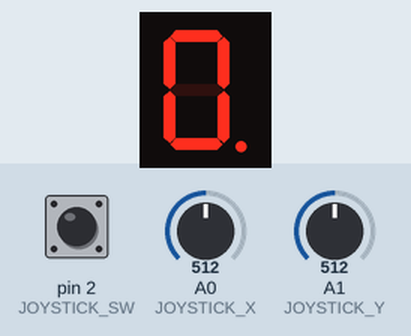
This sketch was run on a simulated Arduino Uno, built with avr-gcc and run on an emulated ATmega328P. Shown: 1-digit seven-segment display. Wiring (inferred from the names in the program): 1-digit 7-segment display, segments lit when LOW: segments pin 10, pin 9, pin 8, pin 7, pin 6, pin 5, pin 4, pin 12. Inputs (shaded band) come from the test bench; at power-on: A0 (JOYSTICK_X) = 512, pin 2 (JOYSTICK_SW) HIGH, A1 (JOYSTICK_Y) = 512. The segment pins are drawn as the display they are named for.

Above: at 1.1 s.
At 1.6 s:
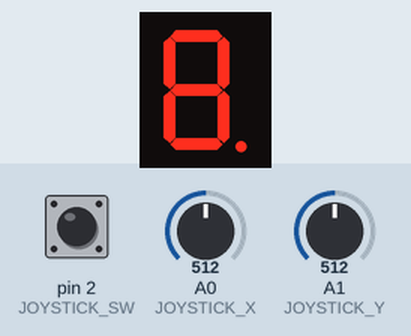
1.7 s: A0 (JOYSTICK_X) set to 400
At 2.1 s:
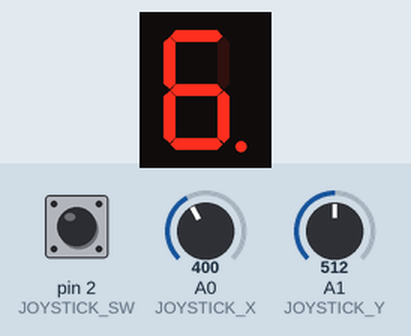
Timing chart, 0 to 4.7 s (numbered marks = the images above; inputs shaded):
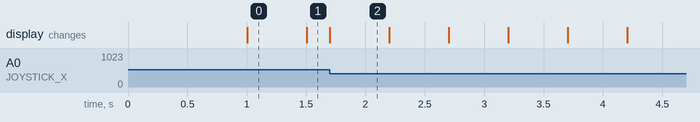

The sketch:

homework-4-drawing-7-segment.ino
```cpp
#define PIN_A 12
#define PIN_B 10
#define PIN_C 9
#define PIN_D 8
#define PIN_E 7
#define PIN_F 6
#define PIN_G 5
#define PIN_DP 4

#define JOYSTICK_SW 2
#define JOYSTICK_X A0
#define JOYSTICK_Y A1
#define JOYSTICK_LOW_THRESHOLD 410
#define JOYSTICK_HIGH_THRESHOLD 610

#define MICROS_TO_MILLIS 1000U

#define BLINK_DURATION 500
#define BEGINNING_OF_APP_TIME 0
#define DURATION_OF_DEBOUNCE (50UL * MICROS_TO_MILLIS)
#define DURATION_FOR_RESET (500UL * MICROS_TO_MILLIS)

#define RISING 0
#define FALLING 1

enum sevenSegmentNodes
{
    nodeIdxA,
    nodeIdxB,
    nodeIdxC,
    nodeIdxD,
    nodeIdxE,
    nodeIdxF,
    nodeIdxG,
    nodeIdxDP
};

// What i do is think about each position as a node in a graph with each node having cirten connections
typedef struct ledNode
{
    const int pin;
    bool state;
    ledNode *left;
    ledNode *right;
    ledNode *up;
    ledNode *down;
};

ledNode g_7segGraph[8] = {
                            PIN_A, 0, 0, 0, 0, 0,
                            PIN_B, 0, 0, 0, 0, 0,
                            PIN_C, 0, 0, 0, 0, 0,
                            PIN_D, 0, 0, 0, 0, 0,
                            PIN_E, 0, 0, 0, 0, 0,
                            PIN_F, 0, 0, 0, 0, 0,
                            PIN_G, 0, 0, 0, 0, 0,
                            PIN_DP, 0, 0, 0, 0, 0
                         };

volatile ledNode *g_currentNode;

unsigned long g_lastBlinktime = 0;
bool g_blinkLedState = 0;

bool g_hasMoved = false;

volatile unsigned long g_lastPressTime = 0;
volatile bool g_fallingOrRising = 0;

void buildNodes()
{
    for (int nodeIdx = nodeIdxA; nodeIdx < nodeIdxDP; nodeIdx++)
    {
        g_7segGraph[nodeIdx].state = LOW;
    }

    // g_7segGraph[nodeIdxA].pin = PIN_A;
    g_7segGraph[nodeIdxA].up = &g_7segGraph[nodeIdxA];
    g_7segGraph[nodeIdxA].down = &g_7segGraph[nodeIdxG];
    g_7segGraph[nodeIdxA].left = &g_7segGraph[nodeIdxF];
    g_7segGraph[nodeIdxA].right = &g_7segGraph[nodeIdxB];

    g_7segGraph[nodeIdxB].up = &g_7segGraph[nodeIdxA];
    g_7segGraph[nodeIdxB].down = &g_7segGraph[nodeIdxG];
    g_7segGraph[nodeIdxB].left = &g_7segGraph[nodeIdxF];
    g_7segGraph[nodeIdxB].right = &g_7segGraph[nodeIdxB];

    g_7segGraph[nodeIdxC].up = &g_7segGraph[nodeIdxG];
    g_7segGraph[nodeIdxC].down = &g_7segGraph[nodeIdxD];
    g_7segGraph[nodeIdxC].left = &g_7segGraph[nodeIdxE];
    g_7segGraph[nodeIdxC].right = &g_7segGraph[nodeIdxDP];

    g_7segGraph[nodeIdxD].up = &g_7segGraph[nodeIdxG];
    g_7segGraph[nodeIdxD].down = &g_7segGraph[nodeIdxD];
    g_7segGraph[nodeIdxD].left = &g_7segGraph[nodeIdxE];
    g_7segGraph[nodeIdxD].right = &g_7segGraph[nodeIdxC];

    g_7segGraph[nodeIdxE].up = &g_7segGraph[nodeIdxG];
    g_7segGraph[nodeIdxE].down = &g_7segGraph[nodeIdxD];
    g_7segGraph[nodeIdxE].left = &g_7segGraph[nodeIdxE];
    g_7segGraph[nodeIdxE].right = &g_7segGraph[nodeIdxC];

    g_7segGraph[nodeIdxF].up = &g_7segGraph[nodeIdxA];
    g_7segGraph[nodeIdxF].down = &g_7segGraph[nodeIdxG];
    g_7segGraph[nodeIdxF].left = &g_7segGraph[nodeIdxF];
    g_7segGraph[nodeIdxF].right = &g_7segGraph[nodeIdxB];

    g_7segGraph[nodeIdxG].up = &g_7segGraph[nodeIdxA];
    g_7segGraph[nodeIdxG].down = &g_7segGraph[nodeIdxD];
    g_7segGraph[nodeIdxG].left = &g_7segGraph[nodeIdxG];
    g_7segGraph[nodeIdxG].right = &g_7segGraph[nodeIdxG];

    g_7segGraph[nodeIdxDP].up = &g_7segGraph[nodeIdxDP];
    g_7segGraph[nodeIdxDP].down = &g_7segGraph[nodeIdxDP];
    g_7segGraph[nodeIdxDP].left = &g_7segGraph[nodeIdxC];
    g_7segGraph[nodeIdxDP].right = &g_7segGraph[nodeIdxDP];
}

void setup()
{
    pinMode(PIN_A, OUTPUT);
    pinMode(PIN_B, OUTPUT);
    pinMode(PIN_C, OUTPUT);
    pinMode(PIN_D, OUTPUT);
    pinMode(PIN_E, OUTPUT);
    pinMode(PIN_F, OUTPUT);
    pinMode(PIN_G, OUTPUT);
    pinMode(PIN_DP, OUTPUT);

    pinMode(JOYSTICK_SW, INPUT_PULLUP);
    pinMode(JOYSTICK_X, INPUT);
    pinMode(JOYSTICK_Y, INPUT);

    buildNodes();
    g_currentNode = &g_7segGraph[nodeIdxDP];

    g_lastBlinktime = millis();
    attachInterrupt(digitalPinToInterrupt(JOYSTICK_SW), changeNodeState, CHANGE);

    Serial.begin(115200);
}

void flashCurrentLed()
{
    if ((millis() - g_lastBlinktime) > BLINK_DURATION)
    {
        g_lastBlinktime = millis();
        digitalWrite(g_currentNode->pin, g_blinkLedState);
        g_blinkLedState = !g_blinkLedState;
    }
}

void moveToNextLed()
{
    int oX = analogRead(JOYSTICK_X);
    int oY = analogRead(JOYSTICK_Y);

    // return if no real joystick movement is detected
    if (oX > JOYSTICK_LOW_THRESHOLD && oX < JOYSTICK_HIGH_THRESHOLD && oY > JOYSTICK_LOW_THRESHOLD && oY < JOYSTICK_HIGH_THRESHOLD)
    {
        g_hasMoved = false;
        return;
    }

    if (g_hasMoved)
    {
        return;
    }

    // clean left
    if (oX < JOYSTICK_LOW_THRESHOLD && oY < JOYSTICK_HIGH_THRESHOLD && oY > JOYSTICK_LOW_THRESHOLD)
    {
        // for the moment leave the led closed
        digitalWrite(g_currentNode->pin, g_currentNode->state);
        g_lastBlinktime = BEGINNING_OF_APP_TIME;

        g_currentNode = g_currentNode->left;
        g_blinkLedState = !g_currentNode->state;
        g_hasMoved = true;
        return;
    }

    // clean right
    if (oX > JOYSTICK_HIGH_THRESHOLD && oY < JOYSTICK_HIGH_THRESHOLD && oY > JOYSTICK_LOW_THRESHOLD)
    {
        digitalWrite(g_currentNode->pin, g_currentNode->state);
        g_lastBlinktime = BEGINNING_OF_APP_TIME;

        g_currentNode = g_currentNode->right;
        g_blinkLedState = !g_currentNode->state;
        g_hasMoved = true;
        return;
    }

    // clean down
    if (oY > JOYSTICK_HIGH_THRESHOLD && oX < JOYSTICK_HIGH_THRESHOLD && oX > JOYSTICK_LOW_THRESHOLD)
    {
        digitalWrite(g_currentNode->pin, g_currentNode->state);
        g_lastBlinktime = BEGINNING_OF_APP_TIME;

        g_currentNode = g_currentNode->down;
        g_blinkLedState = !g_currentNode->state;
        g_hasMoved = true;
        return;
    }

    // clean up
    if (oY < JOYSTICK_LOW_THRESHOLD && oX < JOYSTICK_HIGH_THRESHOLD && oX > JOYSTICK_LOW_THRESHOLD)
    {
        digitalWrite(g_currentNode->pin, g_currentNode->state);
        g_lastBlinktime = BEGINNING_OF_APP_TIME;

        g_currentNode = g_currentNode->up;
        g_blinkLedState = !g_currentNode->state;
        g_hasMoved = true;
        return;
    }
}

void loop()
{
    flashCurrentLed();
    moveToNextLed();
}

void resetNodeStates()
{
    for(int nodeIdx = nodeIdxA; nodeIdx <= nodeIdxDP; nodeIdx++)
    {
        g_7segGraph[nodeIdx].state = LOW;
        digitalWrite(g_7segGraph[nodeIdx].pin, g_7segGraph[nodeIdx].state);
    }
}

void changeNodeState()
{
    if(micros() - g_lastPressTime < DURATION_OF_DEBOUNCE)
    {
        return;
    }

    if(micros() - g_lastPressTime > DURATION_FOR_RESET && g_fallingOrRising == FALLING)
    {
        resetNodeStates();
        g_fallingOrRising = !g_fallingOrRising;
        g_currentNode = &g_7segGraph[nodeIdxDP];

        g_lastPressTime = micros();
        return;
    }

    if(g_fallingOrRising == RISING)
    {
        g_currentNode->state = !g_currentNode->state;
    }

    g_lastPressTime = micros();
    g_fallingOrRising = !g_fallingOrRising;

    Serial.print("\n");
}
```

Measured:
- after the input at 1.7 s, the display: changes at once (image 2)
- what the display in image 0 shows lasts 0.5 s, from 1.0 s to 1.5 s
